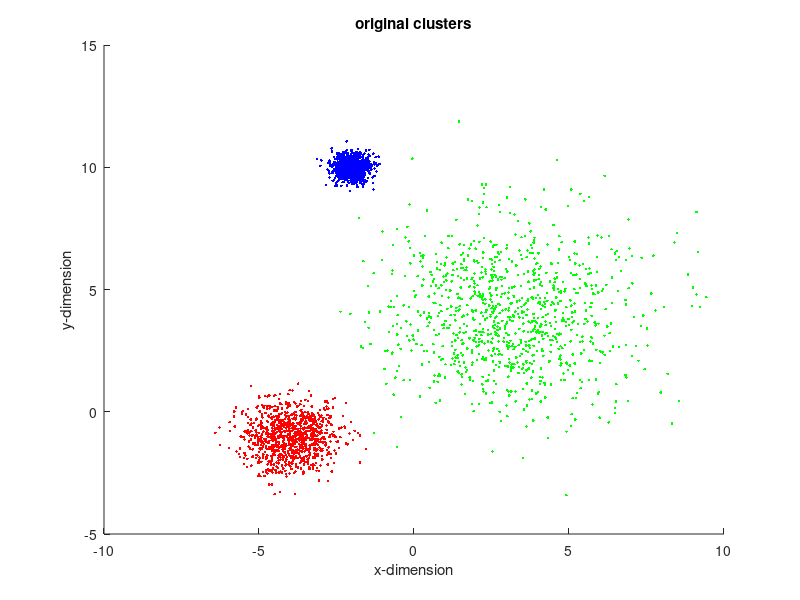

MATLAB code for this plot: (Note: this script raises an error after producing the figure.)
% Mean and standard deviation for each cluster
m1 = [-4;-1];   std1 = 0.75;
m2 = [3;4];     std2 = 2.0;
m3 = [-2;10];   std3 = 0.3;

N = 1000;   % Sample size (for each cluster)
k = 3;      % Centroids (set to 3 because there are 3 clusters) 
ITERATIONS = 15;

d1 = std1 * randn(2, N) + repmat(m1, 1, N); % 2D Gausssian cluster 1 
d2 = std2 * randn(2, N) + repmat(m2, 1, N); % 2D Gausssian cluster 2
d3 = std3 * randn(2, N) + repmat(m3, 1, N); % 2D Gausssian cluster 3

data = [d1 d2 d3]; % Merge the three cluster classes into one dataset
sz = size(data, 2); % Find how many coord pairs are within dataset

% Plot the data with colours (unmerged)
figure
hold on
plot(d1(1,:), d1(2,:), 'r.');
plot(d2(1,:), d2(2,:), 'g.');
plot(d3(1,:), d3(2,:), 'b.');
xlabel('x-dimension');
ylabel('y-dimension');
title('original clusters');

points = zeros(k,2);  % Initial K centroid coordinates array
previously_selected = zeros(1,k); % Store chosen K coordinate indexes within Dataset

% Step 1: ( Get initial centroid nodes)
for i=1:k
    % Get a random value from dataset (Forgy method)

    while true

        init_k = randi([0, sz]); % Randomly choose X,Y coord
        
        % Don't want multiple centroids with same starting value
        if ismember(init_k, previously_selected) == 0

            points(i,1) = data(1, init_k); % Store X 
            points(i,2) = data(2, init_k); % Store Y
            previously_selected(i) = init_k;
            break
        end
        
        fprintf("%i already selected as a centroid\n", init_k);

    end
end

points_history = zeros(k,2);  % Centroid coordinates array history

for i=1:ITERATIONS
    % Step 2a: (Call distance function to calculate Euclidian distances.)
    distances = distance(k, sz, points, data);
    
    % Step 2b: (Find closest centroid nodes to each data node, to identify clusters)
    [c1, c2, c3] = setcluster(sz, distances, data);

    if i==1 | i==round(ITERATIONS/2)
        % Draw the graph to show coloured clusters and centroids
        figure
        hold on
        plot(c1(1,:), c1(2,:), 'c.');
        plot(c2(1,:), c2(2,:), 'g.');
        plot(c3(1,:), c3(2,:), 'y.');
        plot(points(:,1),points(:,2), '+', 'MarkerSize', 10, 'LineWidth',2);
        xlabel('x-dimension');
        ylabel('y-dimension');
        title(['K-means Clustering (Iteration =', num2str(i), ')']);
        legend('class1', 'class2', 'class3', 'Nodes');
    end 
    
    
    % Store points before changing them
    points_history = points;

    % Step 3: (recalculate centroids within clusters)
    points(1,:) = [mean(c1(1,:)), mean(c1(2,:))];
    points(2,:) = [mean(c2(1,:)), mean(c2(2,:))];
    points(3,:) = [mean(c3(1,:)), mean(c3(2,:))];

    % If this iteration resulted in the same centroids as the previous then
    % stop iterating.
    if points_history == points
        fprintf("Iteration %i - convergence reached, no change recorded.\n", i);
        break
    end
end


% Final optimized graph 
% Will always output to show converged result
figure
hold on
plot(c1(1,:), c1(2,:), 'c.');
plot(c2(1,:), c2(2,:), 'g.');
plot(c3(1,:), c3(2,:), 'y.');
plot(points(:,1),points(:,2), '+', 'MarkerSize', 10, 'LineWidth',2);
xlabel('x-dimension');
ylabel('y-dimension');
title(['K-means Clustering Final Iteration - ', num2str(i) ]);
legend('class1', 'class2', 'class3', 'Nodes');